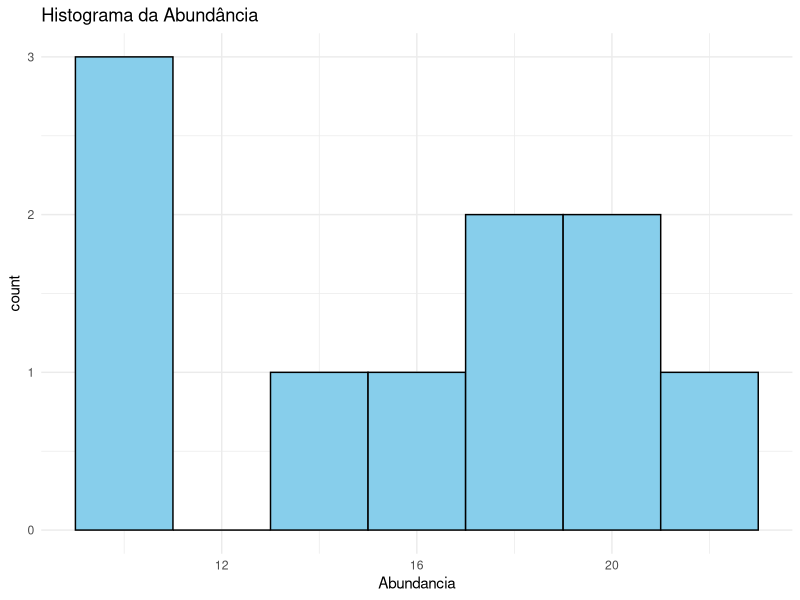
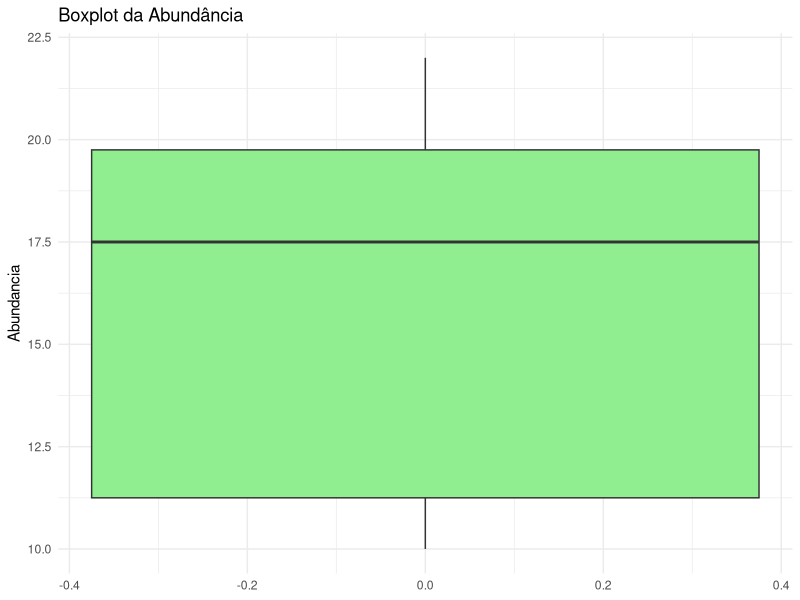

These figures' R source, in order:

# Curso: Introdução à Ecologia Quantitativa
# Tópicos 1 a 3 com explicações e exemplos

# --------------------------------------------
# 1. TIPOS DE VARIÁVEIS
# --------------------------------------------
cat("1. Tipos de Variáveis\n\n")
cat("Variáveis podem ser classificadas de acordo com sua natureza:\n")
cat("- Qualitativas (Categóricas):\n")
cat("  * Nominais: sem ordem natural (ex: tipo de vegetação: floresta, campo, cerrado)\n")
cat("  * Ordinais: com ordem natural (ex: classe de qualidade da água: ruim, regular, boa)\n")
cat("- Quantitativas (Numéricas):\n")
cat("  * Discretas: contáveis (ex: número de indivíduos de uma espécie)\n")
cat("  * Contínuas: medidas (ex: temperatura da água, pH)\n\n")

# Exemplo de classificação
variaveis <- data.frame(
  Vegetacao = c("Floresta", "Campo", "Cerrado"),
  Qualidade_agua = c("Boa", "Regular", "Ruim"),
  Num_individuos = c(34, 50, 12),
  Temperatura = c(25.6, 27.1, 24.3)
)
print(variaveis)

# --------------------------------------------
# 2. DELINEAMENTO AMOSTRAL
# --------------------------------------------
cat("\n2. Delineamento Amostral\n\n")
cat("É o planejamento da coleta de dados. Tipos comuns:\n")
cat("- Aleatória simples: cada unidade tem a mesma chance de ser escolhida\n")
cat("- Estratificada: divide-se em grupos antes da amostragem\n")
cat("- Sistemática: coleta a cada k unidades\n")
cat("- Em blocos: unidades agrupadas com características semelhantes\n")
cat("Objetivo: garantir representatividade e reduzir viés.\n\n")

# Simulação de amostragem aleatória simples
set.seed(123)
dados_total <- 1:100
amostra_simples <- sample(dados_total, size = 10)
cat("Exemplo de amostragem aleatória simples (10 valores de 1 a 100):\n")
print(amostra_simples)

# --------------------------------------------
# 3. ESTATÍSTICA DESCRITIVA
# --------------------------------------------
cat("\n3. Estatística Descritiva\n\n")
cat("Permite resumir os dados com medidas numéricas e gráficos:\n")
cat("- Média: tendência central\n")
cat("- Mediana: valor central\n")
cat("- Moda: valor mais frequente\n")
cat("- Desvio padrão (SD): dispersão dos dados\n")
cat("- Coeficiente de variação (CV): SD / média\n\n")

# Exemplo com vetor de dados
abundancia <- c(10, 15, 10, 20, 18, 17, 22, 10, 19, 21)
media <- mean(abundancia)
mediana <- median(abundancia)
moda <- as.numeric(names(sort(table(abundancia), decreasing=TRUE)[1]))
desvio <- sd(abundancia)
cv <- (desvio / media) * 100

cat("Dados de abundância:\n")
print(abundancia)
cat(sprintf("Média: %.2f\n", media))
cat(sprintf("Mediana: %.2f\n", mediana))
cat(sprintf("Moda: %d\n", moda))
cat(sprintf("Desvio padrão: %.2f\n", desvio))
cat(sprintf("Coeficiente de variação: %.2f%%\n", cv))

# Gerar gráficos (necessita pacote ggplot2)
if (!require(ggplot2)) install.packages("ggplot2")
library(ggplot2)

df_abund <- data.frame(Abundancia = abundancia)

# Histograma
ggplot(df_abund, aes(x = Abundancia)) +
  geom_histogram(binwidth = 2, fill = "skyblue", color = "black") +
  theme_minimal() +
  ggtitle("Histograma da Abundância")

# Boxplot
ggplot(df_abund, aes(y = Abundancia)) +
  geom_boxplot(fill = "lightgreen") +
  theme_minimal() +
  ggtitle("Boxplot da Abundância")
